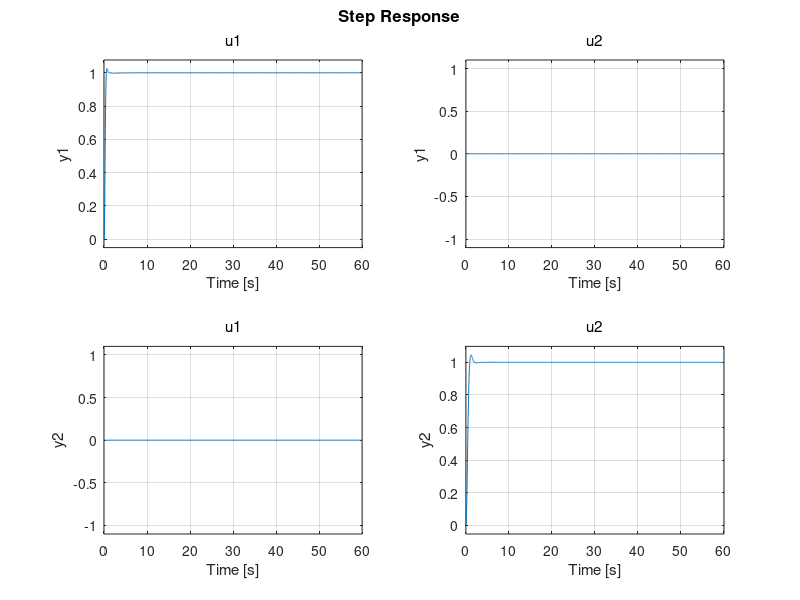

Write the MATLAB code that produced this figure.
% Simulation of the models generated from the Hiway 'Demon' model glider
% using the methods presented in the paper by M. V. Cook and M. Spottiswoode
% in the January 2006 issue of The Aeronautical Journal.

%% System creation
% Longitudinal equations:
A_long = [-0.1730  0.6538  0.1388 -9.7222;
          -1.4208 -2.2535 10.7370  1.3093;
           0.2685 -0.4402 -1.4113  0;
           0       0       1       0];
B_long = [0; 0; 7.46; 0];
C_long = eye(2, 4); % output u and w
D_long = zeros(2, 1);
sys_long = ss(A_long, B_long, C_long, D_long);

% Lateral equations:
A_lat = [-0.2195  -0.1580 -10.7980 9.722 -1.3098;
         -1.4670 -21.3180   7.5163 0      0;
          0.2906   3.7362  -2.1119 0      0;
          0        1        0      0      0;
          0        0        1      0      0];
B_lat = [0; 3.6136; -0.4311; 0; 0];
C_lat = eye(5); % output all state variables for now
D_lat = [];
sys_lat = ss(A_lat, B_lat, C_lat, D_lat);

% Entire system all at once!
A = blkdiag(A_long, A_lat);
B = blkdiag(B_long, B_lat);
% output attitudes (but not yaw)
C = [0 0 0 1 0 0 0 0 0; 0 0 0 0 0 0 0 1 0];
D = zeros(2, 2);
STNAME = {'axial velocity', 'normal velocity', 'pitch rate', ...
        'pitch attitude', 'lateral velocity', 'roll rate', 'yaw rate', ...
        'roll attitude', 'yaw attitude'};
INNAME = {'longitudinal control angle', 'lateral control angle'};
sys = ss(A, B, C, D);

% Augment the system with an integrator for tracking.
Atilde = [A zeros(9,2); C zeros(2,2)]; % 11x11
Btilde = [B; zeros(2,2)];

%% PBH controllability test
e = eig(Atilde);
ranks = zeros(11, 1);
for i = 1:length(e)
	ranks(i) = rank([(e(i)*eye(size(Atilde)) - Atilde) Btilde]);
end
disp('PBH controllability results - all modes controllable?')
if all(ranks == 11)
    disp('Yes!')
else
    disp('*** NO! ***')
end

%% Controller design
% Let's try LQR control.
% Q is the penalty for state variables. Let's penalize them  all.
% Penalize pitch rate especially hard.
Q = eye(size(Atilde));
Q(10, 10) = 9000;
Q(11, 11) = 9000;
% R is the penalty for control signals. Let's penalize them both, especially
% the longitudinal control input.
R = [1 0; 0 1];
K = lqr(Atilde, Btilde, Q, R);
K1 = K(:, 1:9); K2 = K(:, 10:11);
disp('Q:'), disp(Q)
disp('R:'), disp(R)
disp('eig(A~ - B~*K):'), disp(eig(Atilde - Btilde*K))
disp('K:'), disp(K)

%% Closed-loop response of linearized system
Acl = [A-B*K1 -B*K2; C zeros(2)];
Bcl = [zeros(9,2); -eye(2)];
Ccl = [C zeros(2)];
Dcl = zeros(2);
cls_sys = ss(Acl, Bcl, Ccl, Dcl);
figure
step(cls_sys)

%% TODO: Observer design - angle attitudes (yaw, pitch, roll) are unknown

%% Prepare Nyquist and pole-zero plots for each input-state TF
%for input=1:size(B, 2)
%	subB = B(:, input);
%	for state=1:size(C, 1)
%		subC = zeros(1, size(C, 1));
%		subC(state) = 1;
%		subsys = ss(A, subB, subC, []);
%		if ((input == 1) && (state < 5)) || ((input == 2) && (state > 4))
%			figure; nyquist(subsys);
%			title([INNAME{input} ' to ' STNAME{state} ' (Nyquist)']);
%			print(sprintf('figs/%d%dnyq.eps', input, state));
%			figure; pzmap(subsys);
%			title([INNAME{input} ' to ' STNAME{state} ' (pzmap)']);
%			print(sprintf('figs/%d%dpz.eps', input, state));
%			close all;
%			disp('Poles:')
%			pole(subsys)
%			disp('Zeroes:')
%			zero(subsys)
%			pause
%		end
%	end
%end
